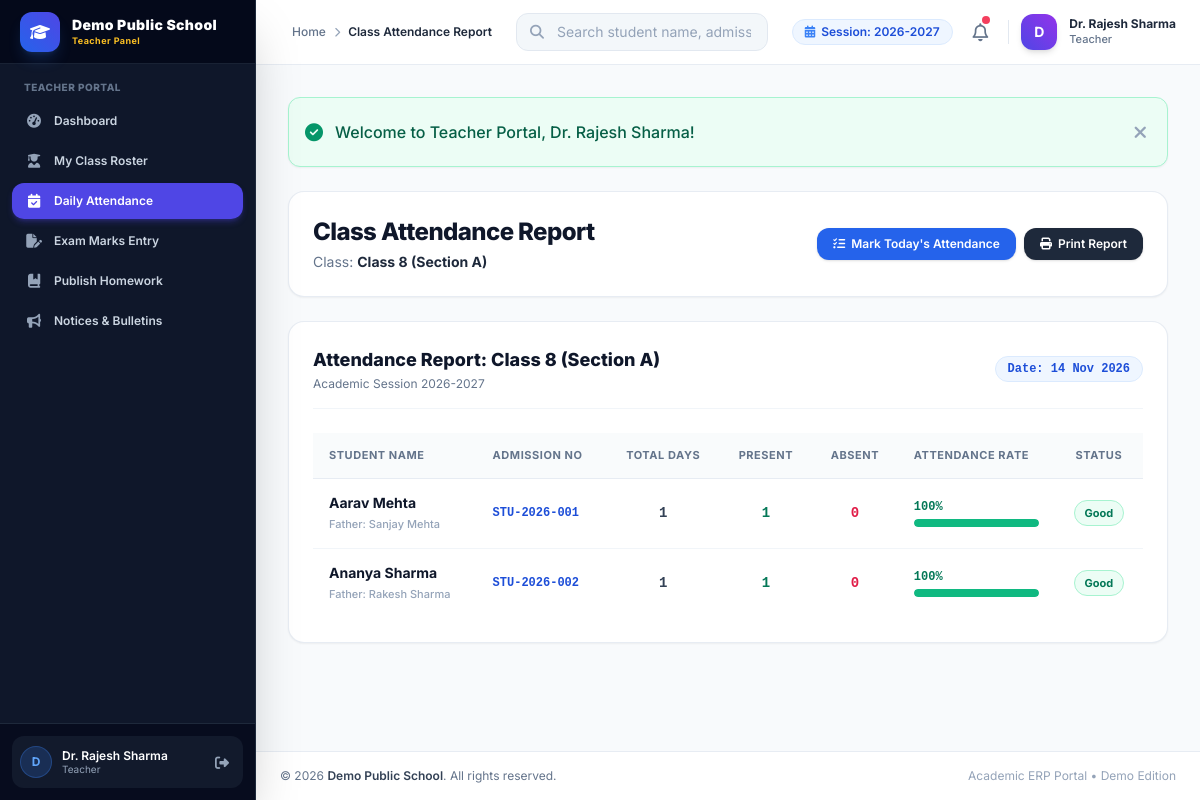
The app's page /teacher/attendance/report.php (signed in) with its own data.
### tables this page shows
CREATE TABLE `school_settings` (
  `id` INT AUTO_INCREMENT PRIMARY KEY,
  `setting_key` VARCHAR(100) NOT NULL UNIQUE,
  `setting_value` TEXT DEFAULT NULL,
  `updated_at` DATETIME DEFAULT CURRENT_TIMESTAMP ON UPDATE CURRENT_TIMESTAMP
);

CREATE TABLE `classes` (
  `id` INT AUTO_INCREMENT PRIMARY KEY,
  `class_name` VARCHAR(50) NOT NULL,
  `section` VARCHAR(20) NOT NULL,
  `teacher_id` INT DEFAULT NULL,
  `room_number` VARCHAR(30) NOT NULL,
  `academic_session` VARCHAR(30) NOT NULL DEFAULT '2026-2027',
  `created_at` DATETIME DEFAULT CURRENT_TIMESTAMP,
  `updated_at` DATETIME DEFAULT CURRENT_TIMESTAMP ON UPDATE CURRENT_TIMESTAMP,
  FOREIGN KEY (`teacher_id`) REFERENCES `teachers`(`id`) ON DELETE SET NULL
);

CREATE TABLE `students` (
  `id` INT AUTO_INCREMENT PRIMARY KEY,
  `admission_no` VARCHAR(30) NOT NULL UNIQUE,
  `password` VARCHAR(255) DEFAULT NULL,
  `first_name` VARCHAR(50) NOT NULL,
  `last_name` VARCHAR(50) NOT NULL,
  `father_name` VARCHAR(100) NOT NULL,
  `mother_name` VARCHAR(100) NOT NULL,
  `dob` DATE NOT NULL,
  `gender` ENUM('Male', 'Female', 'Other') NOT NULL,
  `class_id` INT NOT NULL,
  `section` VARCHAR(20) NOT NULL,
  `mobile` VARCHAR(20) NOT NULL,
  `email` VARCHAR(100) DEFAULT NULL,
  `address` TEXT,
  `admission_date` DATE NOT NULL,
  `photo` VARCHAR(255) DEFAULT NULL,
  `status` ENUM('Active', 'Inactive', 'Graduated') DEFAULT 'Active',
  `created_at` DATETIME DEFAULT CURRENT_TIMESTAMP,
  `updated_at` DATETIME DEFAULT CURRENT_TIMESTAMP ON UPDATE CURRENT_TIMESTAMP,
  FOREIGN KEY (`class_id`) REFERENCES `classes`(`id`) ON DELETE CASCADE
);

### teacher/attendance/report.php (the view, shortened to what the rows shown need)
<?php
require_once __DIR__ . '/../../includes/header.php';
$teacher_id_pk = $_SESSION['teacher_id_pk'] ?? 0;
try {
    $class_stmt = $pdo->prepare("SELECT * FROM classes WHERE teacher_id = :teacher_id LIMIT 1");
    $class_stmt->execute(['teacher_id' => $teacher_id_pk]);
    $class = $class_stmt->fetch();
    $report_data = [];
    if ($class) {
        $sql = "SELECT s.id, s.admission_no, s.first_name, s.last_name, s.father_name,
                COUNT(a.id) as total_recorded,
                COUNT(CASE WHEN a.status = 'Present' THEN 1 END) as present_count,
                COUNT(CASE WHEN a.status = 'Absent' THEN 1 END) as absent_count
                FROM students s
                LEFT JOIN attendance a ON s.id = a.student_id
                WHERE s.class_id = :class_id AND s.status = 'Active'
                GROUP BY s.id
                ORDER BY s.first_name ASC";
        $stmt = $pdo->prepare($sql);
        $stmt->execute(['class_id' => $class['id']]);
        $report_data = $stmt->fetchAll();
    }
} catch (PDOException $e) {
    set_flash('error', 'Report calculation error: ' . $e->getMessage());
    $report_data = [];
}
?>
<div class="space-y-6">
    <div class="flex flex-col sm:flex-row sm:items-center justify-between gap-4 bg-white p-6 rounded-2xl border border-slate-200/80 shadow-sm no-print">
        <div>
            <h1 class="text-2xl font-extrabold text-slate-900 tracking-tight">Class Attendance Report</h1>
            <p class="text-sm text-slate-500 mt-1">Class: <span class="font-bold text-slate-800"><?= e($class['class_name'] ?? 'N/A') ?> (Section <?= e($class['section'] ?? '') ?>)</span></p>
        </div>
    </div>
    <div class="bg-white rounded-2xl border border-slate-200/80 shadow-sm overflow-hidden p-6">
        <div class="mb-6 pb-4 border-b border-slate-100 flex justify-between items-center">
            <div>
                <h2 class="text-lg font-extrabold text-slate-900">
                    Attendance Report: <?= e($class['class_name'] ?? 'Class') ?> (Section <?= e($class['section'] ?? '') ?>)
                </h2>
                <p class="text-xs text-slate-500 mt-0.5">Academic Session 2026-2027</p>
            </div>
        </div>
        <div class="overflow-x-auto">
            <table class="w-full text-left border-collapse">
                <thead>
                    <tr class="bg-slate-50/80 border-b border-slate-200/80 text-[11px] font-bold text-slate-500 uppercase tracking-wider">
                        <th class="py-3.5 px-4">Student Name</th>
                        <th class="py-3.5 px-4">Admission No</th>
                        <th class="py-3.5 px-4 text-center">Total Days</th>
                        <th class="py-3.5 px-4 text-center">Present</th>
                        <th class="py-3.5 px-4 text-center">Absent</th>
                        <th class="py-3.5 px-4">Attendance Rate</th>
                        <th class="py-3.5 px-4 text-center">Status</th>
                    </tr>
                </thead>
                <tbody class="divide-y divide-slate-100 text-sm font-medium text-slate-700">
                    <?php if (empty($report_data)): ?>
                        <tr>
                            <td colspan="7" class="py-12 text-center text-slate-400">No active student records found for this class.</td>
                        </tr>
                    <?php else: ?>
                        <?php foreach ($report_data as $row):
                            $total = $row['total_recorded'] ?: 0;
                            $present = $row['present_count'] ?: 0;
                            $absent = $row['absent_count'] ?: 0;
                            $pct = ($total > 0) ? round(($present / $total) * 100) : 0;
                        ?>
                            <tr class="hover:bg-slate-50/80 transition-colors">
                                <td class="py-3.5 px-4">
                                    <span class="font-bold text-slate-900 block"><?= e($row['first_name'] . ' ' . $row['last_name']) ?></span>
                                    <span class="text-[11px] text-slate-400">Father: <?= e($row['father_name']) ?></span>
                                </td>
                                <td class="py-3.5 px-4 font-mono text-xs font-bold text-blue-700"><?= e($row['admission_no']) ?></td>
                                <td class="py-3.5 px-4 text-center font-mono font-bold text-slate-700"><?= $total ?></td>
                                <td class="py-3.5 px-4 text-center font-mono font-bold text-emerald-700"><?= $present ?></td>
                                <td class="py-3.5 px-4 text-center font-mono font-bold text-rose-600"><?= $absent ?></td>
                                <td class="py-3.5 px-4">
                                    <div class="w-full max-w-xs">
                                        <div class="flex justify-between text-xs font-mono font-bold mb-1">
                                            <span class="<?= $pct >= 75 ? 'text-emerald-700' : 'text-rose-600' ?>"><?= $pct ?>%</span>
                                        </div>
                                        <div class="w-full bg-slate-100 h-2 rounded-full overflow-hidden">
                                            <div class="h-full rounded-full transition-all duration-300 <?= $pct >= 75 ? 'bg-emerald-500' : ($pct >= 50 ? 'bg-amber-500' : 'bg-rose-500') ?>" style="width: <?= $pct ?>%"></div>
                                        </div>
                                    </div>
                                </td>
                                <td class="py-3.5 px-4 text-center">
                                    <span class="inline-flex items-center px-2.5 py-0.5 rounded-full text-[11px] font-bold <?= $pct >= 75 ? 'bg-emerald-50 text-emerald-700 border border-emerald-200' : ($pct >= 50 ? 'bg-amber-50 text-amber-700 border border-amber-200' : 'bg-rose-50 text-rose-700 border border-rose-200') ?>">
                                        <?= $pct >= 75 ? 'Good' : ($pct >= 50 ? 'Average' : 'Low') ?>
                                    </span>
                                </td>
                            </tr>
                        <?php endforeach; ?>
                    <?php endif; ?>
                </tbody>
            </table>
        </div>
    </div>
</div>
<?php require_once __DIR__ . '/../../includes/footer.php'; ?>

### includes/sidebar.php (shortened to what the rows shown need)
<?php
if (is_admin()) {
    $dash_url = base_url('admin/dashboard.php');
    $role_badge = 'Admin Panel';
    $role_label = 'Administrator';
} elseif (is_accountant()) {
    $dash_url = base_url('admin/accounts/index.php');
    $role_badge = 'Accounts Dept';
    $role_label = 'Accountant';
} elseif (is_teacher()) {
    $dash_url = base_url('teacher/dashboard.php');
    $role_badge = 'Teacher Panel';
} else {
    $dash_url = base_url('student/dashboard.php');
    $role_badge = 'Student & Parent';
    $role_label = 'Student / Parent';
}
?>
<aside id="sidebar" class="fixed inset-y-0 left-0 z-50 w-64 bg-slate-900 text-slate-300 transform -translate-x-full md:translate-x-0 md:static md:inset-0 transition-transform duration-300 ease-in-out flex flex-col justify-between shadow-2xl border-r border-slate-800 no-print">
    <div>
        <div class="h-16 flex items-center justify-between px-5 bg-slate-950/80 border-b border-slate-800/80">
            <a href="<?= $dash_url ?>" class="flex items-center space-x-3 group">
                <div class="overflow-hidden">
                    <span class="font-black text-sm text-white tracking-wide block leading-tight truncate"><?= e(get_school_name()) ?></span>
                    <span class="text-[9px] text-amber-400 font-bold tracking-wider block truncate"><?= e($role_badge) ?></span>
                </div>
            </a>
        </div>
    </div>
</aside>

### includes/navbar.php (shortened to what the rows shown need)
<?php
$current_academic_session = get_school_setting('academic_session', '2026-2027');
?>
<header class="sticky top-0 z-30 bg-white/90 backdrop-blur-md border-b border-slate-200/80 no-print">
    <div class="flex items-center justify-between h-16 px-4 md:px-6">
        <div class="flex items-center space-x-3">
            <div class="hidden lg:flex items-center space-x-1.5 px-3 py-1 bg-blue-50 text-blue-700 rounded-full text-xs font-semibold border border-blue-100">
                <i class="fa-solid fa-calendar-days text-blue-500"></i>
                <span>Session: <?= e($current_academic_session) ?></span>
            </div>
        </div>
    </div>
</header>

### includes/footer.php (shortened to what the rows shown need)
            </main>
            <footer class="bg-white border-t border-slate-200/80 py-4 px-6 mt-auto text-center text-xs text-slate-500 flex flex-col sm:flex-row items-center justify-between no-print">
                <p>&copy; <?= date('Y') ?> <span class="font-semibold text-slate-700"><?= e(get_school_name()) ?></span>. All rights reserved.</p>
            </footer>
        </div>
    </div>
</body>
</html>

### records on screen
school_settings: setting_value "Demo Public School"
school_settings: setting_value "2026-2027"
classes: class_name "Class 8", section "A"
students: first_name+last_name "Aarav Mehta", father_name "Sanjay Mehta", admission_no "STU-2026-001", total "1", present "1", absent "0", pct "100"
students: first_name+last_name "Ananya Sharma", father_name "Rakesh Sharma", admission_no "STU-2026-002", total "1", present "1", absent "0", pct "100"

### other values on screen
$role_badge "Teacher Panel"
substr($_SESSION['full_name'] ?? 'U', 0, 1) "D"
$_SESSION['full_name'] "Dr. Rajesh Sharma"
$role_label "Teacher"
$page_title "Class Attendance Report"
$nav_role_title "Teacher"
$flash['text'] "Welcome to Teacher Portal, Dr. Rajesh Sharma!"
